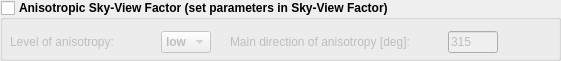
    <widget class="QGroupBox" name="group_anisotropic">
     <property name="enabled">
      <bool>true</bool>
     </property>
     <property name="geometry">
      <rect>
       <x>70</x>
       <y>410</y>
       <width>561</width>
       <height>61</height>
      </rect>
     </property>
     <property name="sizePolicy">
      <sizepolicy hsizetype="MinimumExpanding" vsizetype="MinimumExpanding">
       <horstretch>0</horstretch>
       <verstretch>0</verstretch>
      </sizepolicy>
     </property>
     <property name="font">
      <font>
       <weight>75</weight>
       <bold>true</bold>
      </font>
     </property>
     <property name="accessibleDescription">
      <string>anisotropic_svf</string>
     </property>
     <property name="title">
      <string>Anisotropic Sky-View Factor (set parameters in Sky-View Factor)</string>
     </property>
     <property name="flat">
      <bool>false</bool>
     </property>
     <property name="checkable">
      <bool>true</bool>
     </property>
     <property name="checked">
      <bool>false</bool>
     </property>
     <widget class="QWidget" name="layoutWidget_46">
      <property name="geometry">
       <rect>
        <x>230</x>
        <y>30</y>
        <width>268</width>
        <height>24</height>
       </rect>
      </property>
      <property name="sizePolicy">
       <sizepolicy hsizetype="MinimumExpanding" vsizetype="MinimumExpanding">
        <horstretch>0</horstretch>
        <verstretch>0</verstretch>
       </sizepolicy>
      </property>
      <layout class="QHBoxLayout" name="horizontalLayout_52">
       <item>
        <widget class="QLabel" name="label_52">
         <property name="sizePolicy">
          <sizepolicy hsizetype="MinimumExpanding" vsizetype="MinimumExpanding">
           <horstretch>0</horstretch>
           <verstretch>0</verstretch>
          </sizepolicy>
         </property>
         <property name="font">
          <font>
           <weight>50</weight>
           <bold>false</bold>
          </font>
         </property>
         <property name="text">
          <string>Main direction of anisotropy [deg]:</string>
         </property>
        </widget>
       </item>
       <item>
        <widget class="QLineEdit" name="line_asvf_dir">
         <property name="sizePolicy">
          <sizepolicy hsizetype="MinimumExpanding" vsizetype="MinimumExpanding">
           <horstretch>0</horstretch>
           <verstretch>0</verstretch>
          </sizepolicy>
         </property>
         <property name="minimumSize">
          <size>
           <width>0</width>
           <height>0</height>
          </size>
         </property>
         <property name="maximumSize">
          <size>
           <width>50</width>
           <height>22</height>
          </size>
         </property>
         <property name="font">
          <font>
           <weight>50</weight>
           <bold>false</bold>
          </font>
         </property>
         <property name="accessibleDescription">
          <string>anisotropy_direction</string>
         </property>
         <property name="inputMask">
          <string>009</string>
         </property>
         <property name="text">
          <string>315</string>
         </property>
         <property name="maxLength">
          <number>3</number>
         </property>
         <property name="frame">
          <bool>true</bool>
         </property>
         <property name="placeholderText">
          <string>315</string>
         </property>
         <property name="clearButtonEnabled">
          <bool>false</bool>
         </property>
        </widget>
       </item>
      </layout>
     </widget>
     <widget class="QWidget" name="layoutWidget_47">
      <property name="geometry">
       <rect>
        <x>10</x>
        <y>30</y>
        <width>201</width>
        <height>24</height>
       </rect>
      </property>
      <property name="sizePolicy">
       <sizepolicy hsizetype="MinimumExpanding" vsizetype="MinimumExpanding">
        <horstretch>0</horstretch>
        <verstretch>0</verstretch>
       </sizepolicy>
      </property>
      <layout class="QHBoxLayout" name="horizontalLayout_53">
       <item>
        <widget class="QLabel" name="label_53">
         <property name="sizePolicy">
          <sizepolicy hsizetype="MinimumExpanding" vsizetype="MinimumExpanding">
           <horstretch>0</horstretch>
           <verstretch>0</verstretch>
          </sizepolicy>
         </property>
         <property name="font">
          <font>
           <weight>50</weight>
           <bold>false</bold>
          </font>
         </property>
         <property name="text">
          <string>Level of anisotropy:</string>
         </property>
        </widget>
       </item>
       <item>
        <widget class="QComboBox" name="combo_asvf_level">
         <property name="sizePolicy">
          <sizepolicy hsizetype="MinimumExpanding" vsizetype="MinimumExpanding">
           <horstretch>0</horstretch>
           <verstretch>0</verstretch>
          </sizepolicy>
         </property>
         <property name="maximumSize">
          <size>
           <width>50</width>
           <height>22</height>
          </size>
         </property>
         <property name="accessibleDescription">
          <string>anisotropy_level</string>
         </property>
         <item>
          <property name="text">
           <string>low</string>
          </property>
         </item>
         <item>
          <property name="text">
           <string>high</string>
          </property>
         </item>
        </widget>
       </item>
      </layout>
     </widget>
    </widget>
